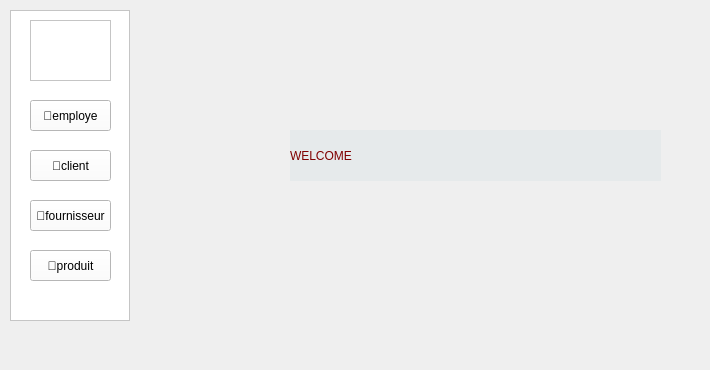
      <widget class="QWidget" name="tab_18">
       <attribute name="title">
        <string>acceuil</string>
       </attribute>
       <widget class="QFrame" name="frame_4">
        <property name="geometry">
         <rect>
          <x>10</x>
          <y>10</y>
          <width>120</width>
          <height>311</height>
         </rect>
        </property>
        <property name="styleSheet">
         <string notr="true">background-color: rgb(255, 255, 255);</string>
        </property>
        <property name="frameShape">
         <enum>QFrame::Shape::StyledPanel</enum>
        </property>
        <property name="frameShadow">
         <enum>QFrame::Shadow::Raised</enum>
        </property>
        <widget class="QPushButton" name="pushButton_10">
         <property name="geometry">
          <rect>
           <x>20</x>
           <y>140</y>
           <width>81</width>
           <height>31</height>
          </rect>
         </property>
         <property name="styleSheet">
          <string notr="true">font: 600 italic 8pt &quot;Segoe UI&quot;;</string>
         </property>
         <property name="text">
          <string>📝client</string>
         </property>
        </widget>
        <widget class="QPushButton" name="pushButton_11">
         <property name="geometry">
          <rect>
           <x>20</x>
           <y>190</y>
           <width>81</width>
           <height>31</height>
          </rect>
         </property>
         <property name="styleSheet">
          <string notr="true">font: 600 italic 8pt &quot;Segoe UI&quot;;</string>
         </property>
         <property name="text">
          <string>🏪fournisseur</string>
         </property>
        </widget>
        <widget class="QPushButton" name="pushButton_12">
         <property name="geometry">
          <rect>
           <x>20</x>
           <y>240</y>
           <width>81</width>
           <height>31</height>
          </rect>
         </property>
         <property name="styleSheet">
          <string notr="true">font: 600 italic 8pt &quot;Segoe UI&quot;;</string>
         </property>
         <property name="text">
          <string>🛒produit</string>
         </property>
        </widget>
        <widget class="QPushButton" name="pushButton_13">
         <property name="geometry">
          <rect>
           <x>20</x>
           <y>90</y>
           <width>81</width>
           <height>31</height>
          </rect>
         </property>
         <property name="styleSheet">
          <string notr="true">font: 600 italic 8pt &quot;Segoe UI&quot;;</string>
         </property>
         <property name="text">
          <string>👥employe</string>
         </property>
        </widget>
        <widget class="QFrame" name="frame_5">
         <property name="geometry">
          <rect>
           <x>20</x>
           <y>10</y>
           <width>81</width>
           <height>61</height>
          </rect>
         </property>
         <property name="frameShape">
          <enum>QFrame::Shape::StyledPanel</enum>
         </property>
         <property name="frameShadow">
          <enum>QFrame::Shadow::Raised</enum>
         </property>
        </widget>
       </widget>
       <widget class="QLabel" name="label_77">
        <property name="geometry">
         <rect>
          <x>-150</x>
          <y>-20</y>
          <width>701</width>
          <height>361</height>
         </rect>
        </property>
        <property name="text">
         <string/>
        </property>
        <property name="pixmap">
         <pixmap>../../../../Downloads/c9d03170-aced-4d4f-8414-d7da4814c40d.jpg</pixmap>
        </property>
       </widget>
       <widget class="QLabel" name="label_78">
        <property name="geometry">
         <rect>
          <x>290</x>
          <y>130</y>
          <width>371</width>
          <height>51</height>
         </rect>
        </property>
        <property name="styleSheet">
         <string notr="true">QLabel {
	background-color: rgb(230, 234, 235);
	font: 700 28pt &quot;Segoe UI&quot;;
    color: #800000; /* dark red like your other slides */
    font-family: &quot;Georgia&quot;;
}
</string>
        </property>
        <property name="text">
         <string>WELCOME</string>
        </property>
       </widget>
      </widget>
